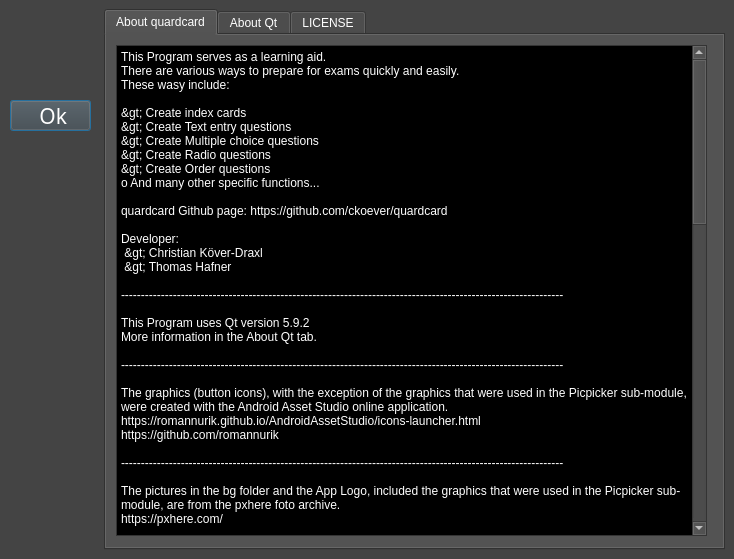
<?xml version="1.0" encoding="UTF-8"?>
<ui version="4.0">
 <class>ABOUT</class>
 <widget class="QDialog" name="ABOUT">
  <property name="geometry">
   <rect>
    <x>0</x>
    <y>0</y>
    <width>734</width>
    <height>559</height>
   </rect>
  </property>
  <property name="minimumSize">
   <size>
    <width>734</width>
    <height>559</height>
   </size>
  </property>
  <property name="maximumSize">
   <size>
    <width>734</width>
    <height>559</height>
   </size>
  </property>
  <property name="palette">
   <palette>
    <active>
     <colorrole role="WindowText">
      <brush brushstyle="SolidPattern">
       <color alpha="255">
        <red>255</red>
        <green>255</green>
        <blue>255</blue>
       </color>
      </brush>
     </colorrole>
     <colorrole role="Button">
      <brush brushstyle="SolidPattern">
       <color alpha="255">
        <red>68</red>
        <green>68</green>
        <blue>68</blue>
       </color>
      </brush>
     </colorrole>
     <colorrole role="Light">
      <brush brushstyle="SolidPattern">
       <color alpha="255">
        <red>102</red>
        <green>102</green>
        <blue>102</blue>
       </color>
      </brush>
     </colorrole>
     <colorrole role="Midlight">
      <brush brushstyle="SolidPattern">
       <color alpha="255">
        <red>85</red>
        <green>85</green>
        <blue>85</blue>
       </color>
      </brush>
     </colorrole>
     <colorrole role="Dark">
      <brush brushstyle="SolidPattern">
       <color alpha="255">
        <red>34</red>
        <green>34</green>
        <blue>34</blue>
       </color>
      </brush>
     </colorrole>
     <colorrole role="Mid">
      <brush brushstyle="SolidPattern">
       <color alpha="255">
        <red>45</red>
        <green>45</green>
        <blue>45</blue>
       </color>
      </brush>
     </colorrole>
     <colorrole role="Text">
      <brush brushstyle="SolidPattern">
       <color alpha="255">
        <red>255</red>
        <green>255</green>
        <blue>255</blue>
       </color>
      </brush>
     </colorrole>
     <colorrole role="BrightText">
      <brush brushstyle="SolidPattern">
       <color alpha="255">
        <red>255</red>
        <green>255</green>
        <blue>255</blue>
       </color>
      </brush>
     </colorrole>
     <colorrole role="ButtonText">
      <brush brushstyle="SolidPattern">
       <color alpha="255">
        <red>255</red>
        <green>255</green>
        <blue>255</blue>
       </color>
      </brush>
     </colorrole>
     <colorrole role="Base">
      <brush brushstyle="SolidPattern">
       <color alpha="255">
        <red>0</red>
        <green>0</green>
        <blue>0</blue>
       </color>
      </brush>
     </colorrole>
     <colorrole role="Window">
      <brush brushstyle="SolidPattern">
       <color alpha="255">
        <red>68</red>
        <green>68</green>
        <blue>68</blue>
       </color>
      </brush>
     </colorrole>
     <colorrole role="Shadow">
      <brush brushstyle="SolidPattern">
       <color alpha="255">
        <red>0</red>
        <green>0</green>
        <blue>0</blue>
       </color>
      </brush>
     </colorrole>
     <colorrole role="Link">
      <brush brushstyle="SolidPattern">
       <color alpha="255">
        <red>255</red>
        <green>255</green>
        <blue>0</blue>
       </color>
      </brush>
     </colorrole>
     <colorrole role="LinkVisited">
      <brush brushstyle="SolidPattern">
       <color alpha="255">
        <red>255</red>
        <green>255</green>
        <blue>127</blue>
       </color>
      </brush>
     </colorrole>
     <colorrole role="AlternateBase">
      <brush brushstyle="SolidPattern">
       <color alpha="255">
        <red>34</red>
        <green>34</green>
        <blue>34</blue>
       </color>
      </brush>
     </colorrole>
     <colorrole role="ToolTipBase">
      <brush brushstyle="SolidPattern">
       <color alpha="255">
        <red>255</red>
        <green>255</green>
        <blue>220</blue>
       </color>
      </brush>
     </colorrole>
     <colorrole role="ToolTipText">
      <brush brushstyle="SolidPattern">
       <color alpha="255">
        <red>0</red>
        <green>0</green>
        <blue>0</blue>
       </color>
      </brush>
     </colorrole>
    </active>
    <inactive>
     <colorrole role="WindowText">
      <brush brushstyle="SolidPattern">
       <color alpha="255">
        <red>255</red>
        <green>255</green>
        <blue>255</blue>
       </color>
      </brush>
     </colorrole>
     <colorrole role="Button">
      <brush brushstyle="SolidPattern">
       <color alpha="255">
        <red>68</red>
        <green>68</green>
        <blue>68</blue>
       </color>
      </brush>
     </colorrole>
     <colorrole role="Light">
      <brush brushstyle="SolidPattern">
       <color alpha="255">
        <red>102</red>
        <green>102</green>
        <blue>102</blue>
       </color>
      </brush>
     </colorrole>
     <colorrole role="Midlight">
      <brush brushstyle="SolidPattern">
       <color alpha="255">
        <red>85</red>
        <green>85</green>
        <blue>85</blue>
       </color>
      </brush>
     </colorrole>
     <colorrole role="Dark">
      <brush brushstyle="SolidPattern">
       <color alpha="255">
        <red>34</red>
        <green>34</green>
        <blue>34</blue>
       </color>
      </brush>
     </colorrole>
     <colorrole role="Mid">
      <brush brushstyle="SolidPattern">
       <color alpha="255">
        <red>45</red>
        <green>45</green>
        <blue>45</blue>
       </color>
      </brush>
     </colorrole>
     <colorrole role="Text">
      <brush brushstyle="SolidPattern">
       <color alpha="255">
        <red>255</red>
        <green>255</green>
        <blue>255</blue>
       </color>
      </brush>
     </colorrole>
     <colorrole role="BrightText">
      <brush brushstyle="SolidPattern">
       <color alpha="255">
        <red>255</red>
        <green>255</green>
        <blue>255</blue>
       </color>
      </brush>
     </colorrole>
     <colorrole role="ButtonText">
      <brush brushstyle="SolidPattern">
       <color alpha="255">
        <red>255</red>
        <green>255</green>
        <blue>255</blue>
       </color>
      </brush>
     </colorrole>
     <colorrole role="Base">
      <brush brushstyle="SolidPattern">
       <color alpha="255">
        <red>0</red>
        <green>0</green>
        <blue>0</blue>
       </color>
      </brush>
     </colorrole>
     <colorrole role="Window">
      <brush brushstyle="SolidPattern">
       <color alpha="255">
        <red>68</red>
        <green>68</green>
        <blue>68</blue>
       </color>
      </brush>
     </colorrole>
     <colorrole role="Shadow">
      <brush brushstyle="SolidPattern">
       <color alpha="255">
        <red>0</red>
        <green>0</green>
        <blue>0</blue>
       </color>
      </brush>
     </colorrole>
     <colorrole role="Link">
      <brush brushstyle="SolidPattern">
       <color alpha="255">
        <red>255</red>
        <green>255</green>
        <blue>0</blue>
       </color>
      </brush>
     </colorrole>
     <colorrole role="LinkVisited">
      <brush brushstyle="SolidPattern">
       <color alpha="255">
        <red>255</red>
        <green>255</green>
        <blue>127</blue>
       </color>
      </brush>
     </colorrole>
     <colorrole role="AlternateBase">
      <brush brushstyle="SolidPattern">
       <color alpha="255">
        <red>34</red>
        <green>34</green>
        <blue>34</blue>
       </color>
      </brush>
     </colorrole>
     <colorrole role="ToolTipBase">
      <brush brushstyle="SolidPattern">
       <color alpha="255">
        <red>255</red>
        <green>255</green>
        <blue>220</blue>
       </color>
      </brush>
     </colorrole>
     <colorrole role="ToolTipText">
      <brush brushstyle="SolidPattern">
       <color alpha="255">
        <red>0</red>
        <green>0</green>
        <blue>0</blue>
       </color>
      </brush>
     </colorrole>
    </inactive>
    <disabled>
     <colorrole role="WindowText">
      <brush brushstyle="SolidPattern">
       <color alpha="255">
        <red>34</red>
        <green>34</green>
        <blue>34</blue>
       </color>
      </brush>
     </colorrole>
     <colorrole role="Button">
      <brush brushstyle="SolidPattern">
       <color alpha="255">
        <red>68</red>
        <green>68</green>
        <blue>68</blue>
       </color>
      </brush>
     </colorrole>
     <colorrole role="Light">
      <brush brushstyle="SolidPattern">
       <color alpha="255">
        <red>102</red>
        <green>102</green>
        <blue>102</blue>
       </color>
      </brush>
     </colorrole>
     <colorrole role="Midlight">
      <brush brushstyle="SolidPattern">
       <color alpha="255">
        <red>85</red>
        <green>85</green>
        <blue>85</blue>
       </color>
      </brush>
     </colorrole>
     <colorrole role="Dark">
      <brush brushstyle="SolidPattern">
       <color alpha="255">
        <red>34</red>
        <green>34</green>
        <blue>34</blue>
       </color>
      </brush>
     </colorrole>
     <colorrole role="Mid">
      <brush brushstyle="SolidPattern">
       <color alpha="255">
        <red>45</red>
        <green>45</green>
        <blue>45</blue>
       </color>
      </brush>
     </colorrole>
     <colorrole role="Text">
      <brush brushstyle="SolidPattern">
       <color alpha="255">
        <red>34</red>
        <green>34</green>
        <blue>34</blue>
       </color>
      </brush>
     </colorrole>
     <colorrole role="BrightText">
      <brush brushstyle="SolidPattern">
       <color alpha="255">
        <red>255</red>
        <green>255</green>
        <blue>255</blue>
       </color>
      </brush>
     </colorrole>
     <colorrole role="ButtonText">
      <brush brushstyle="SolidPattern">
       <color alpha="255">
        <red>34</red>
        <green>34</green>
        <blue>34</blue>
       </color>
      </brush>
     </colorrole>
     <colorrole role="Base">
      <brush brushstyle="SolidPattern">
       <color alpha="255">
        <red>68</red>
        <green>68</green>
        <blue>68</blue>
       </color>
      </brush>
     </colorrole>
     <colorrole role="Window">
      <brush brushstyle="SolidPattern">
       <color alpha="255">
        <red>68</red>
        <green>68</green>
        <blue>68</blue>
       </color>
      </brush>
     </colorrole>
     <colorrole role="Shadow">
      <brush brushstyle="SolidPattern">
       <color alpha="255">
        <red>0</red>
        <green>0</green>
        <blue>0</blue>
       </color>
      </brush>
     </colorrole>
     <colorrole role="Link">
      <brush brushstyle="SolidPattern">
       <color alpha="255">
        <red>255</red>
        <green>255</green>
        <blue>0</blue>
       </color>
      </brush>
     </colorrole>
     <colorrole role="LinkVisited">
      <brush brushstyle="SolidPattern">
       <color alpha="255">
        <red>255</red>
        <green>255</green>
        <blue>127</blue>
       </color>
      </brush>
     </colorrole>
     <colorrole role="AlternateBase">
      <brush brushstyle="SolidPattern">
       <color alpha="255">
        <red>68</red>
        <green>68</green>
        <blue>68</blue>
       </color>
      </brush>
     </colorrole>
     <colorrole role="ToolTipBase">
      <brush brushstyle="SolidPattern">
       <color alpha="255">
        <red>255</red>
        <green>255</green>
        <blue>220</blue>
       </color>
      </brush>
     </colorrole>
     <colorrole role="ToolTipText">
      <brush brushstyle="SolidPattern">
       <color alpha="255">
        <red>0</red>
        <green>0</green>
        <blue>0</blue>
       </color>
      </brush>
     </colorrole>
    </disabled>
   </palette>
  </property>
  <property name="windowTitle">
   <string>About</string>
  </property>
  <property name="windowIcon">
   <iconset>
    <normaloff>general/open_info.png</normaloff>general/open_info.png</iconset>
  </property>
  <widget class="QPushButton" name="ok">
   <property name="enabled">
    <bool>true</bool>
   </property>
   <property name="geometry">
    <rect>
     <x>10</x>
     <y>100</y>
     <width>81</width>
     <height>31</height>
    </rect>
   </property>
   <property name="font">
    <font>
     <family>Calibri Light</family>
     <pointsize>16</pointsize>
    </font>
   </property>
   <property name="cursor">
    <cursorShape>ArrowCursor</cursorShape>
   </property>
   <property name="text">
    <string> Ok</string>
   </property>
   <property name="icon">
    <iconset>
     <normaloff>general/dialog_ok.png</normaloff>general/dialog_ok.png</iconset>
   </property>
   <property name="iconSize">
    <size>
     <width>16</width>
     <height>16</height>
    </size>
   </property>
  </widget>
  <widget class="QLabel" name="label">
   <property name="geometry">
    <rect>
     <x>10</x>
     <y>10</y>
     <width>81</width>
     <height>81</height>
    </rect>
   </property>
   <property name="text">
    <string/>
   </property>
   <property name="pixmap">
    <pixmap>general/quardcard_logo.png</pixmap>
   </property>
   <property name="scaledContents">
    <bool>true</bool>
   </property>
  </widget>
  <widget class="QTabWidget" name="tabWidget">
   <property name="geometry">
    <rect>
     <x>104</x>
     <y>9</y>
     <width>621</width>
     <height>541</height>
    </rect>
   </property>
   <property name="currentIndex">
    <number>0</number>
   </property>
   <widget class="QWidget" name="about_quardcard">
    <attribute name="icon">
     <iconset>
      <normaloff>general/open_info.png</normaloff>general/open_info.png</iconset>
    </attribute>
    <attribute name="title">
     <string>About quardcard</string>
    </attribute>
    <widget class="QPlainTextEdit" name="plainTextEdit_3">
     <property name="geometry">
      <rect>
       <x>10</x>
       <y>10</y>
       <width>591</width>
       <height>491</height>
      </rect>
     </property>
     <property name="undoRedoEnabled">
      <bool>false</bool>
     </property>
     <property name="plainText">
      <string>This Program serves as a learning aid.
There are various ways to prepare for exams quickly and easily.
These wasy include:

&gt; Create index cards
&gt; Create Text entry questions
&gt; Create Multiple choice questions
&gt; Create Radio questions
&gt; Create Order questions
o And many other specific functions...

quardcard Github page: https://github.com/ckoever/quardcard

Developer:
 &gt; Christian Köver-Draxl
 &gt; Thomas Hafner

---------------------------------------------------------------------------------------------------------------

This Program uses Qt version 5.9.2
More information in the About Qt tab.

---------------------------------------------------------------------------------------------------------------

The graphics (button icons), with the exception of the graphics that were used in the Picpicker sub-module, were created with the Android Asset Studio online application.
https://romannurik.github.io/AndroidAssetStudio/icons-launcher.html
https://github.com/romannurik

---------------------------------------------------------------------------------------------------------------

The pictures in the bg folder and the App Logo, included the graphics that were used in the Picpicker sub-module, are from the pxhere foto archive.
https://pxhere.com/

---------------------------------------------------------------------------------------------------------------

The UI (window, window elements) were created with the Qt Designer application.

Copyright (C) 2015 The Qt Company Ltd. 
 Copyright (C) 2005 Bjoern Bergstroem

Permission is hereby granted, free of charge, to any person obtaining a copy of this software and associated documentation files (the &quot;Software&quot;), to deal in the Software without restriction, including without limitation the rights to use, modify, market, reproduce, grant sublicenses and distribute subject to the following conditions: The above copyright notice and this permission notice shall be included in all copies or substantial portions of the Software. These files are provided AS IS with NO WARRANTY OF ANY KIND, INCLUDING THE WARRANTY OF DESIGN, MERCHANTIBILITY AND FITNESS FOR A PARTICULAR PURPOSE.

---------------------------------------------------------------------------------------------------------------

The UI files, which were created with the Qt Designer, are converted into a Python file with the Pyuic5-tool program.
https://github.com/Abdelatief/Pyuic5-Tool

The UI (window, window elements) were created with the Qt Designer application.
https://build-system.fman.io/qt-designer-download

Copyright (C) 2015 The Qt Company Ltd. 
 Copyright (C) 2005 Bjoern Bergstroem

Permission is hereby granted, free of charge, to any person obtaining a copy of this software and associated documentation files (the &quot;Software&quot;), to deal in the Software without restriction, including without limitation the rights to use, modify, market, reproduce, grant sublicenses and distribute subject to the following conditions: The above copyright notice and this permission notice shall be included in all copies or substantial portions of the Software. These files are provided AS IS with NO WARRANTY OF ANY KIND, INCLUDING THE WARRANTY OF DESIGN, MERCHANTIBILITY AND FITNESS FOR A PARTICULAR PURPOSE.

----------------------------------------------------------------------------------------

The UI files, which were created with the Qt Designer, were converted into a Python file with the Pyuic5-tool program.
https://github.com/Abdelatief/Pyuic5-Tool

----------------------------------------------------------------------------------------

All sound effects were played with the playsound program.
https://github.com/TaylorSMarks/playsound

The MIT License (MIT)

Copyright (c) 2016 Taylor Marks &lt;taylor@marksfam.com&gt;

Permission is hereby granted, free of charge, to any person obtaining a copy
of this software and associated documentation files (the &quot;Software&quot;), to deal
in the Software without restriction, including without limitation the rights
to use, copy, modify, merge, publish, distribute, sublicense, and/or sell
copies of the Software, and to permit persons to whom the Software is
furnished to do so, subject to the following conditions:

The above copyright notice and this permission notice shall be included in all
copies or substantial portions of the Software.

THE SOFTWARE IS PROVIDED &quot;AS IS&quot;, WITHOUT WARRANTY OF ANY KIND, EXPRESS OR
IMPLIED, INCLUDING BUT NOT LIMITED TO THE WARRANTIES OF MERCHANTABILITY,
FITNESS FOR A PARTICULAR PURPOSE AND NONINFRINGEMENT. IN NO EVENT SHALL THE
AUTHORS OR COPYRIGHT HOLDERS BE LIABLE FOR ANY CLAIM, DAMAGES OR OTHER
LIABILITY, WHETHER IN AN ACTION OF CONTRACT, TORT OR OTHERWISE, ARISING FROM,
OUT OF OR IN CONNECTION WITH THE SOFTWARE OR THE USE OR OTHER DEALINGS IN THE
SOFTWARE.</string>
     </property>
     <property name="textInteractionFlags">
      <set>Qt::TextSelectableByMouse</set>
     </property>
    </widget>
   </widget>
   <widget class="QWidget" name="about_qt">
    <attribute name="icon">
     <iconset>
      <normaloff>general/open_info.png</normaloff>general/open_info.png</iconset>
    </attribute>
    <attribute name="title">
     <string>About Qt</string>
    </attribute>
    <widget class="QPlainTextEdit" name="plainTextEdit">
     <property name="geometry">
      <rect>
       <x>10</x>
       <y>10</y>
       <width>591</width>
       <height>491</height>
      </rect>
     </property>
     <property name="undoRedoEnabled">
      <bool>false</bool>
     </property>
     <property name="plainText">
      <string>This Program uses Qt version 5.9.2

Qt is a C++ toolkit for cross-platform application development.

Qt provides single-source portability across all major desktop operating systems. It is also available for embedded Linux and other embedded and mobile operating systems.

Qt is available under three different licensing options designed to accommodate the needs of various users.

Qt licensed under our commercial license agreement is appropriate for development of proprietary/commercial software where you do not want to share any source code with third parties or otherwise cannot comply with the terms of the GNU LGPL version 3.

Qt licensed under the GNU LGPL version 3 is appropriate for the developement of Qt applications proided you can comply with the terms and conditions of the GNU LGPL version 3.

Please see https://www.qt.io/licensing/ for an overview of Qt licensing.

Copyright (C) 2018 The Qt Company Ltd and other contibutours.

Qt is The Qt Company Ltd product developed as an open source project. See https://www.qt.io/ for more information.</string>
     </property>
     <property name="textInteractionFlags">
      <set>Qt::TextSelectableByMouse</set>
     </property>
    </widget>
   </widget>
   <widget class="QWidget" name="license">
    <attribute name="icon">
     <iconset>
      <normaloff>general/open_info.png</normaloff>general/open_info.png</iconset>
    </attribute>
    <attribute name="title">
     <string>LICENSE</string>
    </attribute>
    <widget class="QPlainTextEdit" name="LICENSE">
     <property name="geometry">
      <rect>
       <x>10</x>
       <y>10</y>
       <width>591</width>
       <height>491</height>
      </rect>
     </property>
     <property name="undoRedoEnabled">
      <bool>false</bool>
     </property>
     <property name="plainText">
      <string>                    GNU GENERAL PUBLIC LICENSE
                       Version 2, June 1991

 Copyright (C) 1989, 1991 Free Software Foundation, Inc.,
 51 Franklin Street, Fifth Floor, Boston, MA 02110-1301 USA
 Everyone is permitted to copy and distribute verbatim copies
 of this license document, but changing it is not allowed.

                            Preamble

  The licenses for most software are designed to take away your
freedom to share and change it.  By contrast, the GNU General Public
License is intended to guarantee your freedom to share and change free
software--to make sure the software is free for all its users.  This
General Public License applies to most of the Free Software
Foundation's software and to any other program whose authors commit to
using it.  (Some other Free Software Foundation software is covered by
the GNU Lesser General Public License instead.)  You can apply it to
your programs, too.

  When we speak of free software, we are referring to freedom, not
price.  Our General Public Licenses are designed to make sure that you
have the freedom to distribute copies of free software (and charge for
this service if you wish), that you receive source code or can get it
if you want it, that you can change the software or use pieces of it
in new free programs; and that you know you can do these things.

  To protect your rights, we need to make restrictions that forbid
anyone to deny you these rights or to ask you to surrender the rights.
These restrictions translate to certain responsibilities for you if you
distribute copies of the software, or if you modify it.

  For example, if you distribute copies of such a program, whether
gratis or for a fee, you must give the recipients all the rights that
you have.  You must make sure that they, too, receive or can get the
source code.  And you must show them these terms so they know their
rights.

  We protect your rights with two steps: (1) copyright the software, and
(2) offer you this license which gives you legal permission to copy,
distribute and/or modify the software.

  Also, for each author's protection and ours, we want to make certain
that everyone understands that there is no warranty for this free
software.  If the software is modified by someone else and passed on, we
want its recipients to know that what they have is not the original, so
that any problems introduced by others will not reflect on the original
authors' reputations.

  Finally, any free program is threatened constantly by software
patents.  We wish to avoid the danger that redistributors of a free
program will individually obtain patent licenses, in effect making the
program proprietary.  To prevent this, we have made it clear that any
patent must be licensed for everyone's free use or not licensed at all.

  The precise terms and conditions for copying, distribution and
modification follow.

                    GNU GENERAL PUBLIC LICENSE
   TERMS AND CONDITIONS FOR COPYING, DISTRIBUTION AND MODIFICATION

  0. This License applies to any program or other work which contains
a notice placed by the copyright holder saying it may be distributed
under the terms of this General Public License.  The &quot;Program&quot;, below,
refers to any such program or work, and a &quot;work based on the Program&quot;
means either the Program or any derivative work under copyright law:
that is to say, a work containing the Program or a portion of it,
either verbatim or with modifications and/or translated into another
language.  (Hereinafter, translation is included without limitation in
the term &quot;modification&quot;.)  Each licensee is addressed as &quot;you&quot;.

Activities other than copying, distribution and modification are not
covered by this License; they are outside its scope.  The act of
running the Program is not restricted, and the output from the Program
is covered only if its contents constitute a work based on the
Program (independent of having been made by running the Program).
Whether that is true depends on what the Program does.

  1. You may copy and distribute verbatim copies of the Program's
source code as you receive it, in any medium, provided that you
conspicuously and appropriately publish on each copy an appropriate
copyright notice and disclaimer of warranty; keep intact all the
notices that refer to this License and to the absence of any warranty;
and give any other recipients of the Program a copy of this License
along with the Program.

You may charge a fee for the physical act of transferring a copy, and
you may at your option offer warranty protection in exchange for a fee.

  2. You may modify your copy or copies of the Program or any portion
of it, thus forming a work based on the Program, and copy and
distribute such modifications or work under the terms of Section 1
above, provided that you also meet all of these conditions:

    a) You must cause the modified files to carry prominent notices
    stating that you changed the files and the date of any change.

    b) You must cause any work that you distribute or publish, that in
    whole or in part contains or is derived from the Program or any
    part thereof, to be licensed as a whole at no charge to all third
    parties under the terms of this License.

    c) If the modified program normally reads commands interactively
    when run, you must cause it, when started running for such
    interactive use in the most ordinary way, to print or display an
    announcement including an appropriate copyright notice and a
    notice that there is no warranty (or else, saying that you provide
    a warranty) and that users may redistribute the program under
    these conditions, and telling the user how to view a copy of this
    License.  (Exception: if the Program itself is interactive but
    does not normally print such an announcement, your work based on
    the Program is not required to print an announcement.)

These requirements apply to the modified work as a whole.  If
identifiable sections of that work are not derived from the Program,
and can be reasonably considered independent and separate works in
themselves, then this License, and its terms, do not apply to those
sections when you distribute them as separate works.  But when you
distribute the same sections as part of a whole which is a work based
on the Program, the distribution of the whole must be on the terms of
this License, whose permissions for other licensees extend to the
entire whole, and thus to each and every part regardless of who wrote it.

Thus, it is not the intent of this section to claim rights or contest
your rights to work written entirely by you; rather, the intent is to
exercise the right to control the distribution of derivative or
collective works based on the Program.

In addition, mere aggregation of another work not based on the Program
with the Program (or with a work based on the Program) on a volume of
a storage or distribution medium does not bring the other work under
the scope of this License.

  3. You may copy and distribute the Program (or a work based on it,
under Section 2) in object code or executable form under the terms of
Sections 1 and 2 above provided that you also do one of the following:

    a) Accompany it with the complete corresponding machine-readable
    source code, which must be distributed under the terms of Sections
    1 and 2 above on a medium customarily used for software interchange; or,

    b) Accompany it with a written offer, valid for at least three
    years, to give any third party, for a charge no more than your
    cost of physically performing source distribution, a complete
    machine-readable copy of the corresponding source code, to be
    distributed under the terms of Sections 1 and 2 above on a medium
    customarily used for software interchange; or,

    c) Accompany it with the information you received as to the offer
    to distribute corresponding source code.  (This alternative is
    allowed only for noncommercial distribution and only if you
    received the program in object code or executable form with such
    an offer, in accord with Subsection b above.)

The source code for a work means the preferred form of the work for
making modifications to it.  For an executable work, complete source
code means all the source code for all modules it contains, plus any
associated interface definition files, plus the scripts used to
control compilation and installation of the executable.  However, as a
special exception, the source code distributed need not include
anything that is normally distributed (in either source or binary
form) with the major components (compiler, kernel, and so on) of the
operating system on which the executable runs, unless that component
itself accompanies the executable.

If distribution of executable or object code is made by offering
access to copy from a designated place, then offering equivalent
access to copy the source code from the same place counts as
distribution of the source code, even though third parties are not
compelled to copy the source along with the object code.

  4. You may not copy, modify, sublicense, or distribute the Program
except as expressly provided under this License.  Any attempt
otherwise to copy, modify, sublicense or distribute the Program is
void, and will automatically terminate your rights under this License.
However, parties who have received copies, or rights, from you under
this License will not have their licenses terminated so long as such
parties remain in full compliance.

  5. You are not required to accept this License, since you have not
signed it.  However, nothing else grants you permission to modify or
distribute the Program or its derivative works.  These actions are
prohibited by law if you do not accept this License.  Therefore, by
modifying or distributing the Program (or any work based on the
Program), you indicate your acceptance of this License to do so, and
all its terms and conditions for copying, distributing or modifying
the Program or works based on it.

  6. Each time you redistribute the Program (or any work based on the
Program), the recipient automatically receives a license from the
original licensor to copy, distribute or modify the Program subject to
these terms and conditions.  You may not impose any further
restrictions on the recipients' exercise of the rights granted herein.
You are not responsible for enforcing compliance by third parties to
this License.

  7. If, as a consequence of a court judgment or allegation of patent
infringement or for any other reason (not limited to patent issues),
conditions are imposed on you (whether by court order, agreement or
otherwise) that contradict the conditions of this License, they do not
excuse you from the conditions of this License.  If you cannot
distribute so as to satisfy simultaneously your obligations under this
License and any other pertinent obligations, then as a consequence you
may not distribute the Program at all.  For example, if a patent
license would not permit royalty-free redistribution of the Program by
all those who receive copies directly or indirectly through you, then
the only way you could satisfy both it and this License would be to
refrain entirely from distribution of the Program.

If any portion of this section is held invalid or unenforceable under
any particular circumstance, the balance of the section is intended to
apply and the section as a whole is intended to apply in other
circumstances.

It is not the purpose of this section to induce you to infringe any
patents or other property right claims or to contest validity of any
such claims; this section has the sole purpose of protecting the
integrity of the free software distribution system, which is
implemented by public license practices.  Many people have made
generous contributions to the wide range of software distributed
through that system in reliance on consistent application of that
system; it is up to the author/donor to decide if he or she is willing
to distribute software through any other system and a licensee cannot
impose that choice.

This section is intended to make thoroughly clear what is believed to
be a consequence of the rest of this License.

  8. If the distribution and/or use of the Program is restricted in
certain countries either by patents or by copyrighted interfaces, the
original copyright holder who places the Program under this License
may add an explicit geographical distribution limitation excluding
those countries, so that distribution is permitted only in or among
countries not thus excluded.  In such case, this License incorporates
the limitation as if written in the body of this License.

  9. The Free Software Foundation may publish revised and/or new versions
of the General Public License from time to time.  Such new versions will
be similar in spirit to the present version, but may differ in detail to
address new problems or concerns.

Each version is given a distinguishing version number.  If the Program
specifies a version number of this License which applies to it and &quot;any
later version&quot;, you have the option of following the terms and conditions
either of that version or of any later version published by the Free
Software Foundation.  If the Program does not specify a version number of
this License, you may choose any version ever published by the Free Software
Foundation.

  10. If you wish to incorporate parts of the Program into other free
programs whose distribution conditions are different, write to the author
to ask for permission.  For software which is copyrighted by the Free
Software Foundation, write to the Free Software Foundation; we sometimes
make exceptions for this.  Our decision will be guided by the two goals
of preserving the free status of all derivatives of our free software and
of promoting the sharing and reuse of software generally.

                            NO WARRANTY

  11. BECAUSE THE PROGRAM IS LICENSED FREE OF CHARGE, THERE IS NO WARRANTY
FOR THE PROGRAM, TO THE EXTENT PERMITTED BY APPLICABLE LAW.  EXCEPT WHEN
OTHERWISE STATED IN WRITING THE COPYRIGHT HOLDERS AND/OR OTHER PARTIES
PROVIDE THE PROGRAM &quot;AS IS&quot; WITHOUT WARRANTY OF ANY KIND, EITHER EXPRESSED
OR IMPLIED, INCLUDING, BUT NOT LIMITED TO, THE IMPLIED WARRANTIES OF
MERCHANTABILITY AND FITNESS FOR A PARTICULAR PURPOSE.  THE ENTIRE RISK AS
TO THE QUALITY AND PERFORMANCE OF THE PROGRAM IS WITH YOU.  SHOULD THE
PROGRAM PROVE DEFECTIVE, YOU ASSUME THE COST OF ALL NECESSARY SERVICING,
REPAIR OR CORRECTION.

  12. IN NO EVENT UNLESS REQUIRED BY APPLICABLE LAW OR AGREED TO IN WRITING
WILL ANY COPYRIGHT HOLDER, OR ANY OTHER PARTY WHO MAY MODIFY AND/OR
REDISTRIBUTE THE PROGRAM AS PERMITTED ABOVE, BE LIABLE TO YOU FOR DAMAGES,
INCLUDING ANY GENERAL, SPECIAL, INCIDENTAL OR CONSEQUENTIAL DAMAGES ARISING
OUT OF THE USE OR INABILITY TO USE THE PROGRAM (INCLUDING BUT NOT LIMITED
TO LOSS OF DATA OR DATA BEING RENDERED INACCURATE OR LOSSES SUSTAINED BY
YOU OR THIRD PARTIES OR A FAILURE OF THE PROGRAM TO OPERATE WITH ANY OTHER
PROGRAMS), EVEN IF SUCH HOLDER OR OTHER PARTY HAS BEEN ADVISED OF THE
POSSIBILITY OF SUCH DAMAGES.

                     END OF TERMS AND CONDITIONS

            How to Apply These Terms to Your New Programs

  If you develop a new program, and you want it to be of the greatest
possible use to the public, the best way to achieve this is to make it
free software which everyone can redistribute and change under these terms.

  To do so, attach the following notices to the program.  It is safest
to attach them to the start of each source file to most effectively
convey the exclusion of warranty; and each file should have at least
the &quot;copyright&quot; line and a pointer to where the full notice is found.

    &lt;one line to give the program's name and a brief idea of what it does.&gt;
    Copyright (C) &lt;year&gt;  &lt;name of author&gt;

    This program is free software; you can redistribute it and/or modify
    it under the terms of the GNU General Public License as published by
    the Free Software Foundation; either version 2 of the License, or
    (at your option) any later version.

    This program is distributed in the hope that it will be useful,
    but WITHOUT ANY WARRANTY; without even the implied warranty of
    MERCHANTABILITY or FITNESS FOR A PARTICULAR PURPOSE.  See the
    GNU General Public License for more details.

    You should have received a copy of the GNU General Public License along
    with this program; if not, write to the Free Software Foundation, Inc.,
    51 Franklin Street, Fifth Floor, Boston, MA 02110-1301 USA.

Also add information on how to contact you by electronic and paper mail.

If the program is interactive, make it output a short notice like this
when it starts in an interactive mode:

    Gnomovision version 69, Copyright (C) year name of author
    Gnomovision comes with ABSOLUTELY NO WARRANTY; for details type `show w'.
    This is free software, and you are welcome to redistribute it
    under certain conditions; type `show c' for details.

The hypothetical commands `show w' and `show c' should show the appropriate
parts of the General Public License.  Of course, the commands you use may
be called something other than `show w' and `show c'; they could even be
mouse-clicks or menu items--whatever suits your program.

You should also get your employer (if you work as a programmer) or your
school, if any, to sign a &quot;copyright disclaimer&quot; for the program, if
necessary.  Here is a sample; alter the names:

  Yoyodyne, Inc., hereby disclaims all copyright interest in the program
  `Gnomovision' (which makes passes at compilers) written by James Hacker.

  &lt;signature of Ty Coon&gt;, 1 April 1989
  Ty Coon, President of Vice

This General Public License does not permit incorporating your program into
proprietary programs.  If your program is a subroutine library, you may
consider it more useful to permit linking proprietary applications with the
library.  If this is what you want to do, use the GNU Lesser General
Public License instead of this License.</string>
     </property>
     <property name="textInteractionFlags">
      <set>Qt::TextSelectableByMouse</set>
     </property>
    </widget>
   </widget>
  </widget>
 </widget>
 <tabstops>
  <tabstop>ok</tabstop>
  <tabstop>tabWidget</tabstop>
 </tabstops>
 <resources/>
 <connections/>
</ui>
